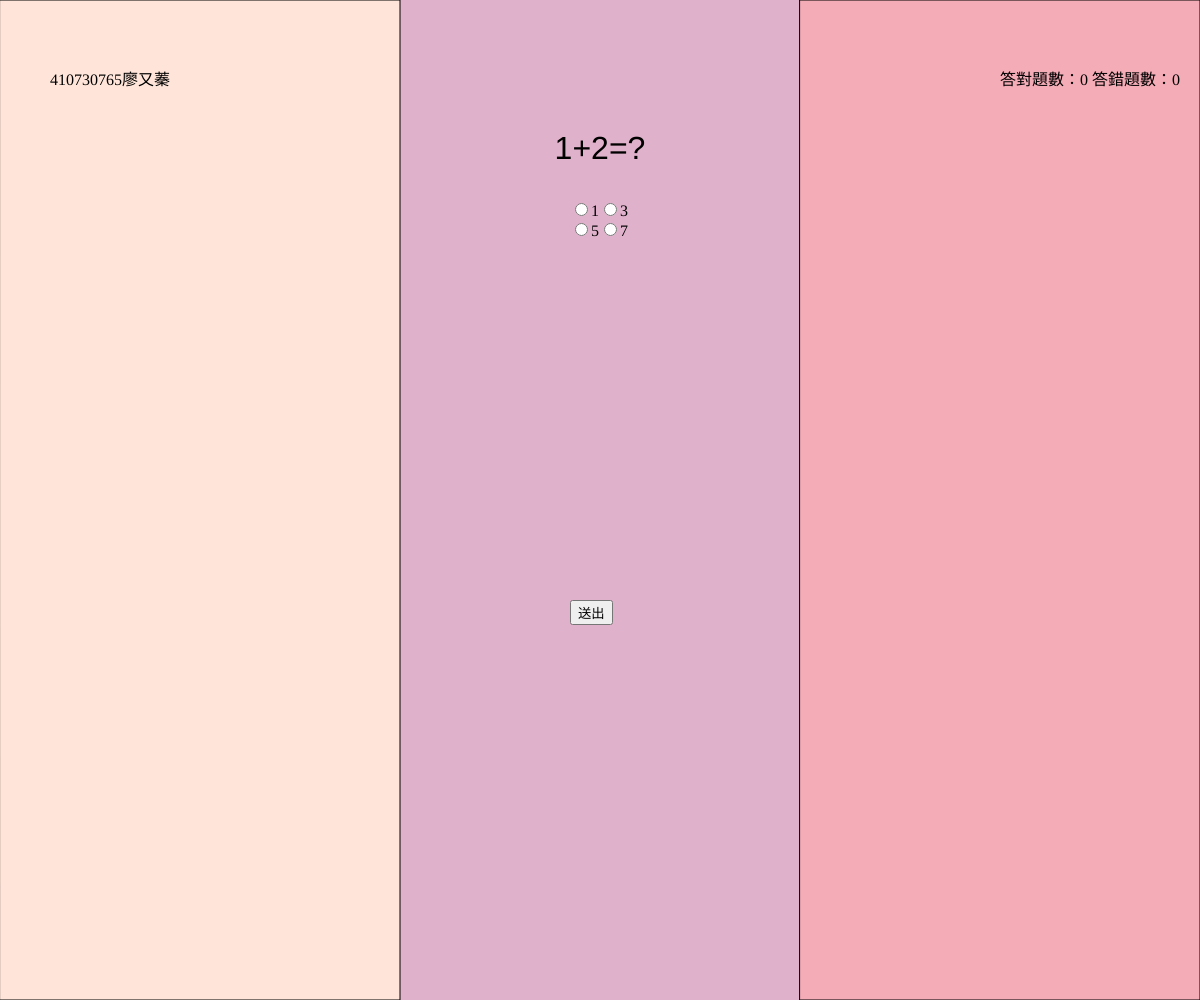
Frame 1 (no input)
Frame 60 (no input): identical to frame 1, image omitted
Frame 120 (the mouse pressed at the canvas centre since frame 60): identical to frame 1, image omitted

The p5.js sketch that drew this single still picture (run headless with seeded random() and noise() and a simulated clock; from frame 60 on, the mouse is pressed at the canvas centre):

// p5.js sketch
// ── sketch.js
let radio;
let feedbackP;
let nextButton;
let correctCount = 0;
let incorrectCount = 0;
let scoreP;
let nameP;
let currentQuestionIndex = 0;

const questions = [
  {
    question: "1+2=?",
    options: ['1', '3', '5', '7'],
    correctOption: 'B'
  },
  {
    question: "10-3=?",
    options: ['1', '3', '5', '7'],
    correctOption: 'D'
  },
  {
    question: "20+5-24=?",
    options: ['1', '3', '5', '7'],
    correctOption: 'A'
  },
  {
    question: "50-5+5+40-85=?",
    options: ['1', '3', '5', '7'],
    correctOption: 'C'
  }
];

function setup() {
  createCanvas(windowWidth, windowHeight);
  createRadioButtons();
  createSubmitButton();
  feedbackP = createP('');
  feedbackP.position(width / 2 - 60, height / 2 + 150); // 調整位置，使回饋訊息在按鈕下方
  scoreP = createP(`答對題數：${correctCount} 答錯題數：${incorrectCount}`);
  scoreP.position(width - 200, 50); // 調整位置，使文字框在右邊
  nameP = createP('410730765廖又蓁');
  nameP.position(50, 50); // 調整位置，使文字框在左邊
}

function draw() {
  resizeCanvas(windowWidth, windowHeight); // 使背景隨視窗大小更改
  background('#e0b1cb');
  drawLeftColumn();
  drawRightColumn();
  displayQuestion();
}

function drawLeftColumn() {
  fill('#ffe5d9');
  rect(0, 0, width / 3, height);
}

function drawRightColumn() {
  fill('#f4acb7');
  rect((2 * width) / 3, 0, width / 3, height);
}

function createRadioButtons() {
  radio = createRadio();
  radio.option('A', questions[currentQuestionIndex].options[0]);
  radio.option('B', questions[currentQuestionIndex].options[1]);
  radio.option('C', questions[currentQuestionIndex].options[2]);
  radio.option('D', questions[currentQuestionIndex].options[3]);
  radio.position(width / 2 - 30, 200); // 調整位置，使選項在題目下方
  radio.style('width', '60px');
  radio.style('display', 'block'); // 使選項垂直排列
}

function createSubmitButton() {
  let submitButton = createButton('送出');
  submitButton.position(width / 2 - 30, height / 2 + 100); // 調整位置，使按鈕在選項下方
  submitButton.mousePressed(submitAnswer);
}

function createNextButton() {
  nextButton = createButton('下一題');
  nextButton.position(width / 2 - 30, height / 2 + 200); // 調整位置，使按鈕在回饋訊息下方
  nextButton.mousePressed(nextQuestion);
}

function displayQuestion() {
  fill(0);
  textSize(32);
  textAlign(CENTER, CENTER); // 垂直和水平置中
  text(questions[currentQuestionIndex].question, width / 2, 150); // 題目在選項上方
}

function submitAnswer() {
  let selected = radio.value();
  if (selected === questions[currentQuestionIndex].correctOption) {
    feedbackP.html('太棒了~答對了~');
    correctCount++;
    createNextButton();
  } else {
    feedbackP.html('答錯囉~再想想');
    incorrectCount++;
  }
  scoreP.html(`答對題數：${correctCount} 答錯題數：${incorrectCount}`);
}

function nextQuestion() {
  currentQuestionIndex++;
  if (currentQuestionIndex < questions.length) {
    feedbackP.html('');
    radio.value('');
    createRadioButtons();
    nextButton.remove();
  } else {
    feedbackP.html('答題結束');
    nextButton.remove();
  }
}
